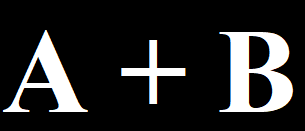
#> input picture New folder/hi_there.png, 305 x 131 px
$ jupyter execute char_recognition.ipynb
#> lines starting #> are read from the running program, lines starting #| are printed output that depends on the picture; after the words box and inside, x2 and y2 are one past the last pixel; in counts of white or black regions, pixels touching at a corner belong together
[cell 1]
import common_functions as cf
from skimage.morphology import binary_erosion, binary_dilation, binary_closing,skeletonize, thin

[cell 2]
hi = cf.io.imread('hi_there.png', as_gray = True)
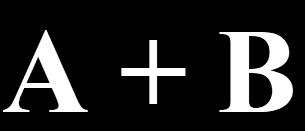
#> hi: shape (131, 305) float64; min 0, max 1, mean 0.156
cf.io.imshow(hi)

[cell 3]
def histogram_projection (image):
    img = binary_dilation(image)
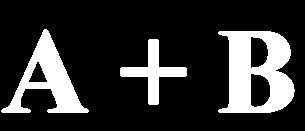
#> img: shape (131, 305) bool; 19.7% white; 3 white regions, box (x1, y1, x2, y2) and area: (218, 31, 295, 113) 3958, (1, 29, 89, 113) 2616, (120, 39, 187, 105) 1278
    horizontal_hist = cf.np.sum(img,axis=1,keepdims=True)
#> horizontal_hist = 131 values, max 153 at index 72, min 0 at index 0, mean 59.94
    vertical_hist = cf.np.sum(img,axis=0,keepdims=True)

    return horizontal_hist, vertical_hist

[cell 4]
h_h, v_h = histogram_projection(hi)
#> h_h has the same summary as horizontal_hist in histogram_projection
# cf.showHist(h_h)
# cf.showHist(v_h)
cf.plt.hist(h_h)
cf.plt.show()
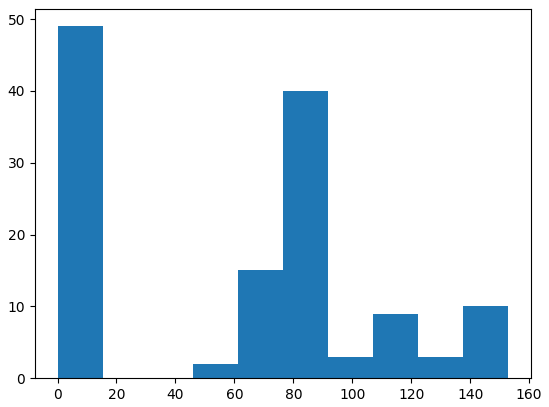
#> figure drawn by matplotlib, 1 panel; tallest bar 49 high, from x = -8.88e-16 to 15.3
cf.plt.hist(v_h)
cf.plt.show()
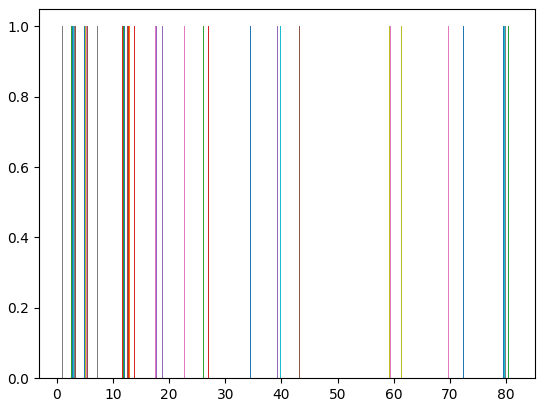
#> figure drawn by matplotlib, 1 panel; tallest bar 1 high, from x = 0.82 to 0.842; tallest bar 1 high, from x = 0.842 to 0.863; tallest bar 1 high, from x = 0.863 to 0.885
